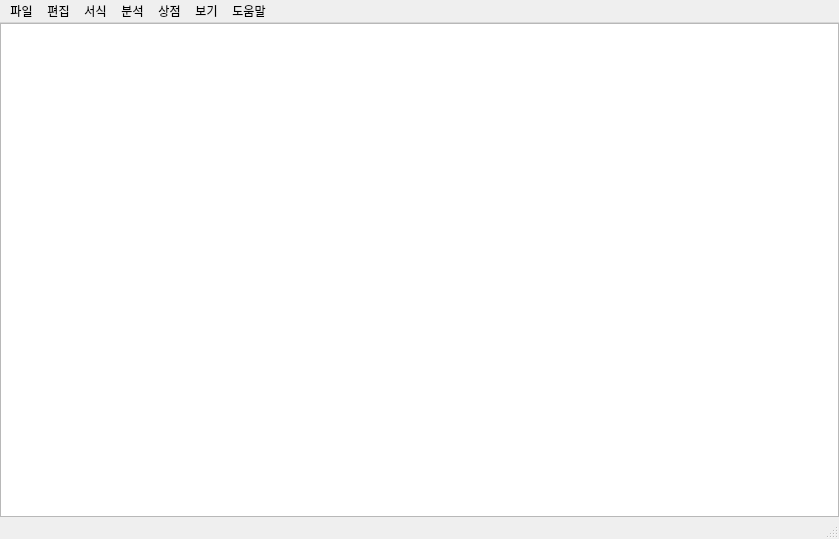
<?xml version="1.0" encoding="UTF-8"?>
<ui version="4.0">
 <class>MainWindow</class>
 <widget class="QMainWindow" name="MainWindow">
  <property name="geometry">
   <rect>
    <x>0</x>
    <y>0</y>
    <width>839</width>
    <height>539</height>
   </rect>
  </property>
  <property name="windowTitle">
   <string>jedit</string>
  </property>
  <widget class="QWidget" name="centralwidget">
   <layout class="QGridLayout" name="gridLayout">
    <property name="leftMargin">
     <number>0</number>
    </property>
    <property name="topMargin">
     <number>0</number>
    </property>
    <property name="rightMargin">
     <number>0</number>
    </property>
    <property name="bottomMargin">
     <number>0</number>
    </property>
    <item row="0" column="0">
     <layout class="QGridLayout" name="gridLayout_2">
      <item row="0" column="0">
       <widget class="QPlainTextEdit" name="plainTextEdit"/>
      </item>
     </layout>
    </item>
   </layout>
  </widget>
  <widget class="QMenuBar" name="menubar">
   <property name="geometry">
    <rect>
     <x>0</x>
     <y>0</y>
     <width>839</width>
     <height>23</height>
    </rect>
   </property>
   <widget class="QMenu" name="menu_file">
    <property name="mouseTracking">
     <bool>true</bool>
    </property>
    <property name="title">
     <string>파일</string>
    </property>
    <addaction name="action_new_make"/>
    <addaction name="action_new_window"/>
    <addaction name="action_open"/>
    <addaction name="action_save"/>
    <addaction name="action_saveas"/>
    <addaction name="separator"/>
    <addaction name="action_print"/>
    <addaction name="separator"/>
    <addaction name="action_close"/>
   </widget>
   <widget class="QMenu" name="menu_edit">
    <property name="title">
     <string>편집</string>
    </property>
    <addaction name="action_undo"/>
    <addaction name="separator"/>
    <addaction name="action_cut"/>
    <addaction name="action_copy"/>
    <addaction name="action_paste"/>
    <addaction name="action_delete"/>
    <addaction name="separator"/>
    <addaction name="action_google"/>
    <addaction name="action_find"/>
    <addaction name="action_find_replace"/>
    <addaction name="action_go"/>
    <addaction name="separator"/>
    <addaction name="action_all_select"/>
    <addaction name="action_datetime"/>
   </widget>
   <widget class="QMenu" name="menu_view">
    <property name="title">
     <string>보기</string>
    </property>
    <widget class="QMenu" name="menu">
     <property name="title">
      <string>확대하기/축소하기</string>
     </property>
     <addaction name="action_zoom_in"/>
     <addaction name="action_zoom_out"/>
     <addaction name="action_zoom_init"/>
    </widget>
    <addaction name="menu"/>
    <addaction name="action_status_bar"/>
   </widget>
   <widget class="QMenu" name="menu_help">
    <property name="title">
     <string>도움말</string>
    </property>
    <addaction name="action_help"/>
    <addaction name="action_mail"/>
    <addaction name="separator"/>
    <addaction name="action_info"/>
   </widget>
   <widget class="QMenu" name="menu_format">
    <property name="title">
     <string>서식</string>
    </property>
    <addaction name="action_font"/>
   </widget>
   <widget class="QMenu" name="menu_analysis">
    <property name="title">
     <string>분석</string>
    </property>
    <addaction name="action_word_count"/>
    <addaction name="action_kor_to_eng"/>
    <addaction name="action_eng_to_kor"/>
    <addaction name="action_spell_check"/>
   </widget>
   <widget class="QMenu" name="menu_shop">
    <property name="title">
     <string>상점</string>
    </property>
    <addaction name="action_POS"/>
    <addaction name="action_sell_info"/>
   </widget>
   <addaction name="menu_file"/>
   <addaction name="menu_edit"/>
   <addaction name="menu_format"/>
   <addaction name="menu_analysis"/>
   <addaction name="menu_shop"/>
   <addaction name="menu_view"/>
   <addaction name="menu_help"/>
  </widget>
  <widget class="QStatusBar" name="statusbar"/>
  <action name="action_open">
   <property name="text">
    <string>열기</string>
   </property>
   <property name="shortcut">
    <string>Ctrl+O</string>
   </property>
  </action>
  <action name="action_save">
   <property name="text">
    <string>저장</string>
   </property>
   <property name="shortcut">
    <string>Ctrl+S</string>
   </property>
  </action>
  <action name="action_saveas">
   <property name="text">
    <string>다른 이름으로 저장</string>
   </property>
   <property name="shortcut">
    <string>Ctrl+Shift+S</string>
   </property>
  </action>
  <action name="action_close">
   <property name="text">
    <string>끝내기</string>
   </property>
  </action>
  <action name="action_undo">
   <property name="text">
    <string>실행 취소</string>
   </property>
   <property name="shortcut">
    <string>Ctrl+Z</string>
   </property>
  </action>
  <action name="action_cut">
   <property name="text">
    <string>잘라내기</string>
   </property>
   <property name="shortcut">
    <string>Ctrl+X</string>
   </property>
  </action>
  <action name="action_copy">
   <property name="text">
    <string>복사</string>
   </property>
   <property name="shortcut">
    <string>Ctrl+C</string>
   </property>
  </action>
  <action name="action_paste">
   <property name="text">
    <string>붙여넣기</string>
   </property>
   <property name="shortcut">
    <string>Ctrl+V</string>
   </property>
  </action>
  <action name="action_find">
   <property name="text">
    <string>찾기</string>
   </property>
   <property name="shortcut">
    <string>Ctrl+F</string>
   </property>
  </action>
  <action name="action_next_find">
   <property name="text">
    <string>다음 찾기</string>
   </property>
   <property name="shortcut">
    <string>F3</string>
   </property>
  </action>
  <action name="action_prev_find">
   <property name="text">
    <string>이전 찾기</string>
   </property>
   <property name="shortcut">
    <string>Shift+F3</string>
   </property>
  </action>
  <action name="action_find_replace">
   <property name="text">
    <string>바꾸기</string>
   </property>
   <property name="shortcut">
    <string>Ctrl+H</string>
   </property>
  </action>
  <action name="action_go">
   <property name="text">
    <string>이동</string>
   </property>
   <property name="shortcut">
    <string>Ctrl+G</string>
   </property>
  </action>
  <action name="action_all_select">
   <property name="text">
    <string>모두 선택</string>
   </property>
   <property name="shortcut">
    <string>Ctrl+A</string>
   </property>
  </action>
  <action name="action_datetime">
   <property name="text">
    <string>시간/날짜</string>
   </property>
   <property name="shortcut">
    <string>F5</string>
   </property>
  </action>
  <action name="action_15">
   <property name="text">
    <string>자동 줄 바꿈</string>
   </property>
  </action>
  <action name="action_16">
   <property name="text">
    <string>글꼴</string>
   </property>
  </action>
  <action name="action_wrap">
   <property name="text">
    <string>자동 줄 바꿈</string>
   </property>
  </action>
  <action name="action_18">
   <property name="text">
    <string>글꼴</string>
   </property>
  </action>
  <action name="action_status_bar">
   <property name="checkable">
    <bool>true</bool>
   </property>
   <property name="checked">
    <bool>true</bool>
   </property>
   <property name="text">
    <string>상태 표시줄</string>
   </property>
  </action>
  <action name="action_help">
   <property name="text">
    <string>도움말 보기</string>
   </property>
  </action>
  <action name="action_mail">
   <property name="text">
    <string>피드백 보내기</string>
   </property>
  </action>
  <action name="action_info">
   <property name="text">
    <string>jedit 정보</string>
   </property>
  </action>
  <action name="action_zoom_in">
   <property name="text">
    <string>확대</string>
   </property>
   <property name="shortcut">
    <string>Ctrl++</string>
   </property>
  </action>
  <action name="action_zoom_out">
   <property name="text">
    <string>축소</string>
   </property>
   <property name="shortcut">
    <string>Ctrl+-</string>
   </property>
  </action>
  <action name="action_zoom_init">
   <property name="text">
    <string>확대하기/축소하기 기본값 복원</string>
   </property>
   <property name="shortcut">
    <string>Ctrl+0</string>
   </property>
  </action>
  <action name="action_print">
   <property name="text">
    <string>인쇄</string>
   </property>
   <property name="shortcut">
    <string>Ctrl+P</string>
   </property>
  </action>
  <action name="action_google">
   <property name="text">
    <string>Google으로 검색</string>
   </property>
   <property name="shortcut">
    <string>Ctrl+E</string>
   </property>
  </action>
  <action name="action_new_window">
   <property name="text">
    <string>새 창</string>
   </property>
   <property name="shortcut">
    <string>Ctrl+Shift+N</string>
   </property>
  </action>
  <action name="action_delete">
   <property name="text">
    <string>삭제</string>
   </property>
   <property name="shortcut">
    <string>Del</string>
   </property>
  </action>
  <action name="action_new_make">
   <property name="text">
    <string>새로 만들기</string>
   </property>
   <property name="shortcut">
    <string>Ctrl+N</string>
   </property>
  </action>
  <action name="action_font">
   <property name="text">
    <string>글꼴</string>
   </property>
  </action>
  <action name="action_word_count">
   <property name="text">
    <string>단어 횟수</string>
   </property>
  </action>
  <action name="action_kor_to_eng">
   <property name="text">
    <string>한/영 번역</string>
   </property>
  </action>
  <action name="action_eng_to_kor">
   <property name="text">
    <string>영/한 번역</string>
   </property>
  </action>
  <action name="action_POS">
   <property name="text">
    <string>POS</string>
   </property>
  </action>
  <action name="action_spell_check">
   <property name="text">
    <string>맞춤법 교정</string>
   </property>
  </action>
  <action name="action_sell_info">
   <property name="text">
    <string>매출 정보</string>
   </property>
  </action>
 </widget>
 <resources/>
 <connections/>
</ui>
